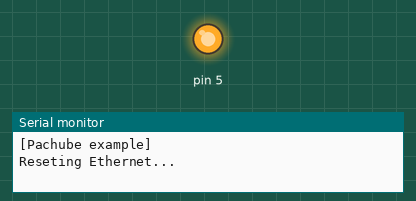
Simulated run of this sketch. Board: Arduino Uno, built for the host (arithmetic inside an expression is 32-bit, double 64-bit). On the bench: output pins drawn as LEDs (lit = HIGH), the last lines printed to the serial monitor. Random numbers use the default seed unless the sketch sets one.

Above: at 7.0 s.
At 13.0 s:
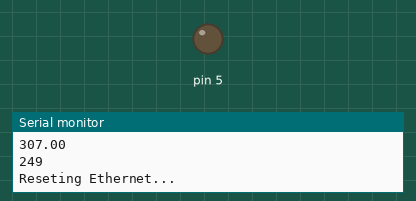
Timing chart, 0 to 17.9 s (numbered marks = the images above):
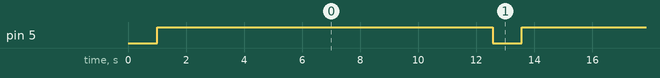

Measured:
- by itself, pin 5: alternates HIGH for 11.6 s and LOW for 1.0 s

The sketch:

Only_check_if_sent.ino
```cpp
// (licence header left out)
// Handle returning code and reset ethernet module if needed
// 2013-10-22 hneiraf@gmail.com

#include <EtherCard.h>

// change these settings to match your own setup
#define FEED "000"
#define APIKEY "xxx"

// ethernet interface mac address, must be unique on the LAN
static byte mymac[] = { 0x74,0x69,0x69,0x2D,0x30,0x31 };

char website[] PROGMEM = "api.pachube.com";

byte Ethernet::buffer[350];
uint32_t timer;
Stash stash;
byte session;

//timing variable
int res = 0;


void setup () {
  Serial.begin(57600);

  Serial.println("\n[Pachube example]");

  //Initialize Ethernet
  initialize_ethernet();
}


void loop () {

  //if correct answer is not received then re-initialize ethernet module
  if (res > 220){
    initialize_ethernet();
  }

  res = res + 1;

  ether.packetLoop(ether.packetReceive());

  //200 res = 10 seconds (50ms each res)
  if (res == 200) {


    //Generate random info
    float demo = random(0,500);
    word one = random(0,500);
    String msje;

    if (demo < 250){
      msje = "low";
    }
    else{
      msje = "high";
    }


    // generate two fake values as payload - by using a separate stash,
    // we can determine the size of the generated message ahead of time
    byte sd = stash.create();
    stash.print("demo,");
    stash.println(demo);
    stash.print("one,");
    stash.println(one);
    stash.print("mensaje,");
    stash.println(msje);
    stash.save();

    //Display data to be sent
    Serial.println(demo);
    Serial.println(one);


    // generate the header with payload - note that the stash size is used,
    // and that a "stash descriptor" is passed in as argument using "$H"
    Stash::prepare(PSTR("PUT http://$F/v2/feeds/$F.csv HTTP/1.0" "\r\n"
      "Host: $F" "\r\n"
      "X-PachubeApiKey: $F" "\r\n"
      "Content-Length: $D" "\r\n"
      "\r\n"
      "$H"),
    website, PSTR(FEED), website, PSTR(APIKEY), stash.size(), sd);

    // send the packet - this also releases all stash buffers once done
    session = ether.tcpSend();
  }

   const char* reply = ether.tcpReply(session);

   if (reply != 0) {
     res = 0;
     Serial.println(reply);
   }
   delay(50);
}


void initialize_ethernet(void){
  //Restart if needed
  restart:

  //Reinitialize ethernet module
  pinMode(5, OUTPUT);
  Serial.println("Reseting Ethernet...");
  //Serial.println("");
  digitalWrite(5, LOW);
  delay(1000);
  digitalWrite(5, HIGH);
  delay(500);

  if (ether.begin(sizeof Ethernet::buffer, mymac) == 0){
    Serial.println( "Failed to access Ethernet controller");
    goto restart;
  }
  if (!ether.dhcpSetup()){
    Serial.println("DHCP failed");
    goto restart;
  }

  ether.printIp("IP:  ", ether.myip);
  ether.printIp("GW:  ", ether.gwip);
  ether.printIp("DNS: ", ether.dnsip);

  if (!ether.dnsLookup(website))
    Serial.println("DNS failed");

  ether.printIp("SRV: ", ether.hisip);

//reset init value
res = 0;
}
```
